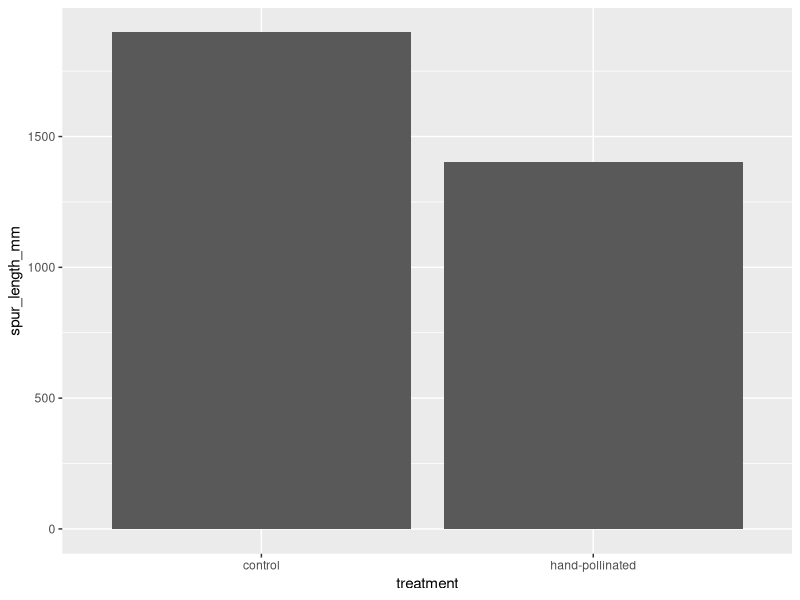
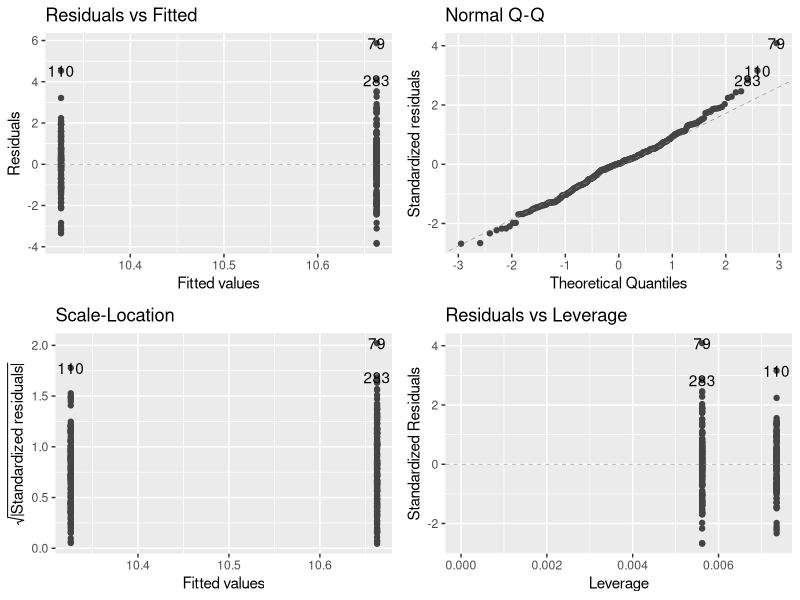

Source code (R) for these figures, in order:
## ---- chunk 1
rm(list=ls())
library(tidyverse)
library(here)
library(ggfortify)

morio <- read.csv(here("data", "A_morio_2014_plants.csv"))
## ---- chunk 2
morio$treatment <- as.factor(morio$treatment)
## ---- chunk 3
morio_data <- morio |> group_by(treatment) |> 
  summarise(
  mean_spur = mean(spur_length_mm),
  sd_spur = sd(spur_length_mm)
)
ggplot(morio, aes(x=treatment, y = spur_length_mm)) +
  geom_col()
## ---- chunk 4
morio_model <- lm(spur_length_mm ~ treatment, data = morio)

autoplot(morio_model, smooth.colour=NA)
## ---- chunk 5
summary(morio_model)
## ---- chunk 6
morio$plant_ht_class <- (morio$plant_ht_class)
## ---- chunk 7
morio_chisq <- morio |> group_by(plant_ht_class, treatment) |>
  summarise(num_flowers)
  
